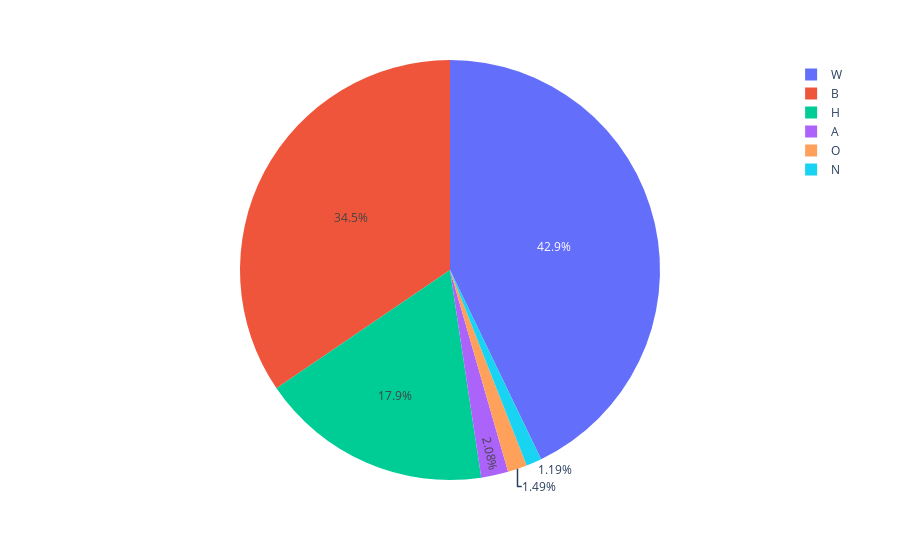

This figure's notebook cell:
### Code cell
unarmed_shotout = pd.DataFrame(df[df['armed'] == 'unarmed']['race'].value_counts())
unarmed_shotout = unarmed_shotout.reset_index()
fig = px.pie(unarmed_shotout, values='race', names='index')
fig.show()

### Figure 1 — Plotly figure (JSON) as saved in the notebook; plotly's stock layout.template omitted (floating-point values rounded to 4 significant figures)
{"data": [{"domain": {"x": [0, 1], "y": [0, 1]}, "hovertemplate": "index=%{label}<br>race=%{value}<extra></extra>", "labels": ["W", "B", "H", "A", "O", "N"], "legendgroup": "", "name": "", "showlegend": true, "type": "pie", "values": [144, 116, 60, 7, 5, 4]}], "layout": {"legend": {"tracegroupgap": 0}, "margin": {"t": 60}}}
